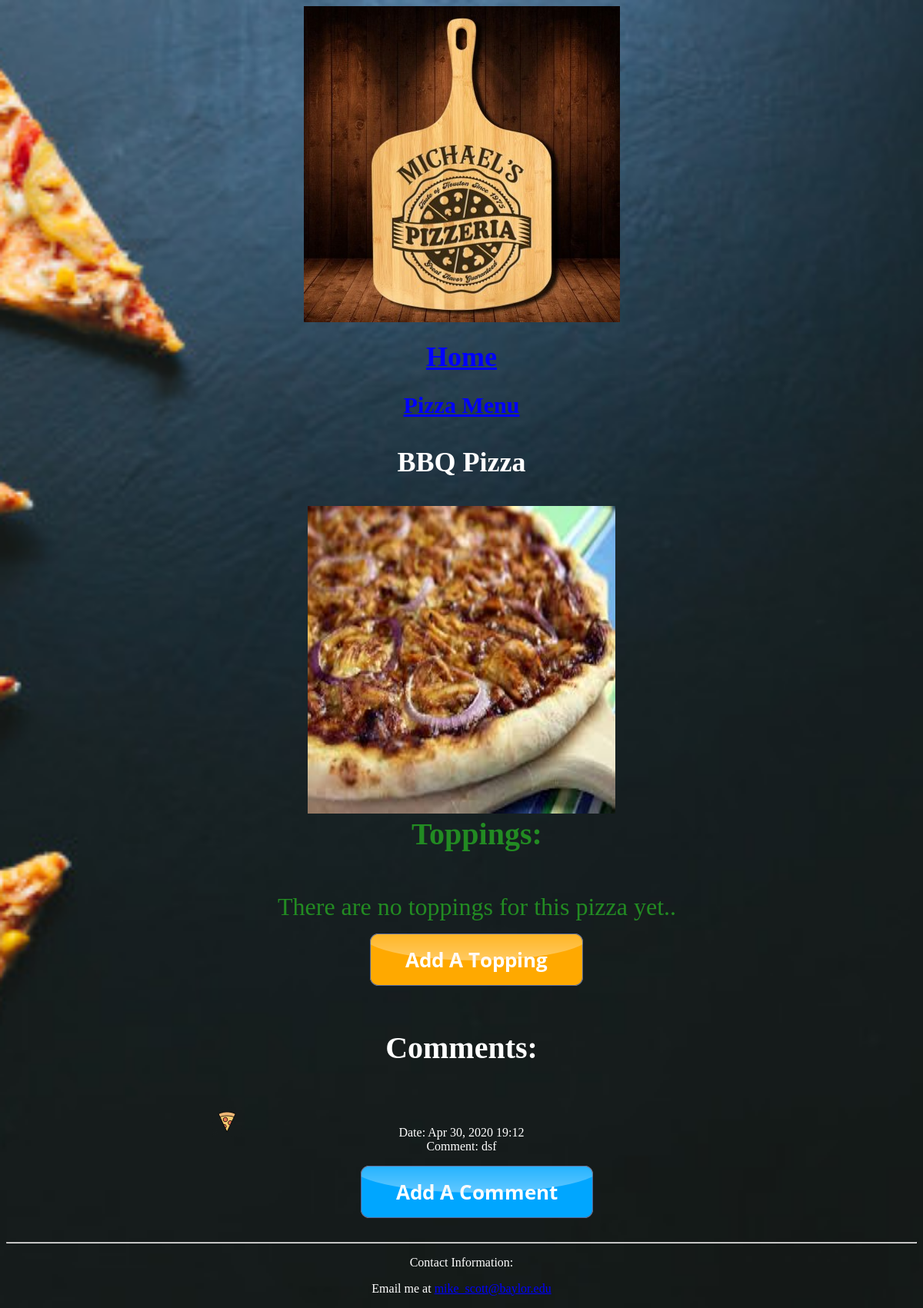
Screenshot of /pizza_list/7/ with the database file from the repository.
### pizzas/models.py (models this page shows, shortened)
class Pizza(models.Model):
    text = models.CharField(max_length=30)
    date_added = models.DateTimeField(auto_now_add=True)
    def __str__(self):
        return self.text

class Comment(models.Model):
    pizza = models.ForeignKey(Pizza, on_delete=models.CASCADE)
    text = models.TextField()
    date_added = models.DateTimeField(auto_now_add=True)
    class Meta:
        verbose_name_plural = 'comments'

### pizzas/views.py (the view)
# urls.py: path('pizza_list/<int:pizza_id>/', views.pizza, name='pizza'),
def pizza(request, pizza_id):
    pizza = Pizza.objects.get(id=pizza_id)
    toppings = pizza.topping_set.order_by('-date_added')
    context = {'pizza':pizza, 'toppings':toppings}
    return render(request, 'pizzas/pizza.html',context)

### pizzas/templates/pizzas/pizza.html
{%extends "pizzas/base.html" %}
{% block content %}
{% load static %}
<link rel="stylesheet" href="{% static 'css/base.css' %}">
    <h3 style="text-align:center">{{ pizza }} </h3>
    {% if pizza.text == "Neapolitan Pizza" %}
    <center><IMG SRC="{% static 'images/np.jpg' %}" ALIGN="center" style="width:400px;height:400px;"></center>
    {% elif pizza.text == "Chicago Pizza" %}
    <center><IMG SRC="{% static 'images/chicago.jpg' %}" ALIGN="center" style="width:400px;height:400px;"></center>
    {% elif pizza.text == "New York-Style Pizza" %}
    <center><IMG SRC="{% static 'images/newyork.jpg' %}" ALIGN="center" style="width:400px;height:400px;"></center>
    {% elif pizza.text == "St. Louis-Style Pizza" %}
    <center><IMG SRC="{% static 'images/stl.jpg' %}" ALIGN="center" style="width:400px;height:400px;"></center>
    {% elif pizza.text == "Sicilian Pizza" %}
    <center><IMG SRC="{% static 'images/sicil.jpg' %}" ALIGN="center" style="width:400px;height:400px;"></center>
    {% elif pizza.text == "Greek Pizza" %}
    <center><IMG SRC="{% static 'images/greek.jpg' %}" ALIGN="center" style="width:400px;height:400px;"></center>
    {% elif pizza.text == "BBQ Pizza" %}
    <center><IMG SRC="{% static 'images/bbq.jpg' %}" ALIGN="center" style="width:400px;height:400px;"></center>
    {% endif %}
    <table align="center">
        <tr>
          <td>
    <ul class="b">
        <h4 style="font-size: 40px ; font-weight: bolder; color:forestgreen;">
            Toppings:</h4>
        {% for topping in toppings %}
        <li style="font-size: 20px ; font-weight: normal; color:forestgreen;">
            {{ topping.get_top_choice_display }}
        </li>
        {% empty %}
            <li style="font-size: 2em ; font-weight: normal; color:forestgreen;">
                There are no toppings for this pizza yet..</li>
        {% endfor %}
    </ul>
    <ul class="b">
        <li>
            <a href="{% url 'pizzas:new_topping' pizza.id %}">
                <img src="{% static 'images/button_add-a-topping.png' %}" width="width" height="height">
            </a>
        </li>
    </ul>
    <ul class="a">
        <h4 style="font-size: 40px ; font-weight: bolder; color: white;">Comments:</h4>
            {% for comment in pizza.comment_set.all %}
            <li>
                <p style="text-align:center">Date: {{ comment.date_added|date:'M d, Y H:i' }} <br> Comment: {{ comment.text}}<p>
            </li>
            {% empty %}
                <li style="font-size: 1em ; font-weight: bolder; color:white;">There are no comments for this pizza yet..</li>
            {% endfor %}
    </ul>
    <ul class="b">
        <li>
            <a href="{% url 'pizzas:new_comment' pizza.id%}">
                <img src="{% static 'images/button_add-a-comment.png' %}" width="width" height="height">
            </a>
        </li>
        </ul>
        </td>
        </tr>
        </table>
{% endblock content%}

### pizzas/static/css/base.css (style rules this page uses)
body { background: url(bg2.jpg) no-repeat center center fixed; -webkit-background-size: cover; -moz-background-size: cover; -o-background-size: cover; background-size: cover; }
ul { text-align: center; list-style: inside; }
h3 { color: white; text-align: center; }
h4 { color: white; text-align: center; font-size: 40px; }
p { color: white; text-align: center; }
ul.a { list-style: url("piz.png"); list-style-position: outside; margin: 0; padding: 0; }
ul.b { list-style-type: none; list-style-position: outside; }
a:link { color: blue; }

### pizzas/templates/pizzas/base.html (style rules this page uses)
h3 { font-size:36px; }
h4 { font-size:24px; }

### rows the page displays
Pizza: text "BBQ Pizza"
Comment: date_added "Apr 30, 2020 19:12", text "dsf"
